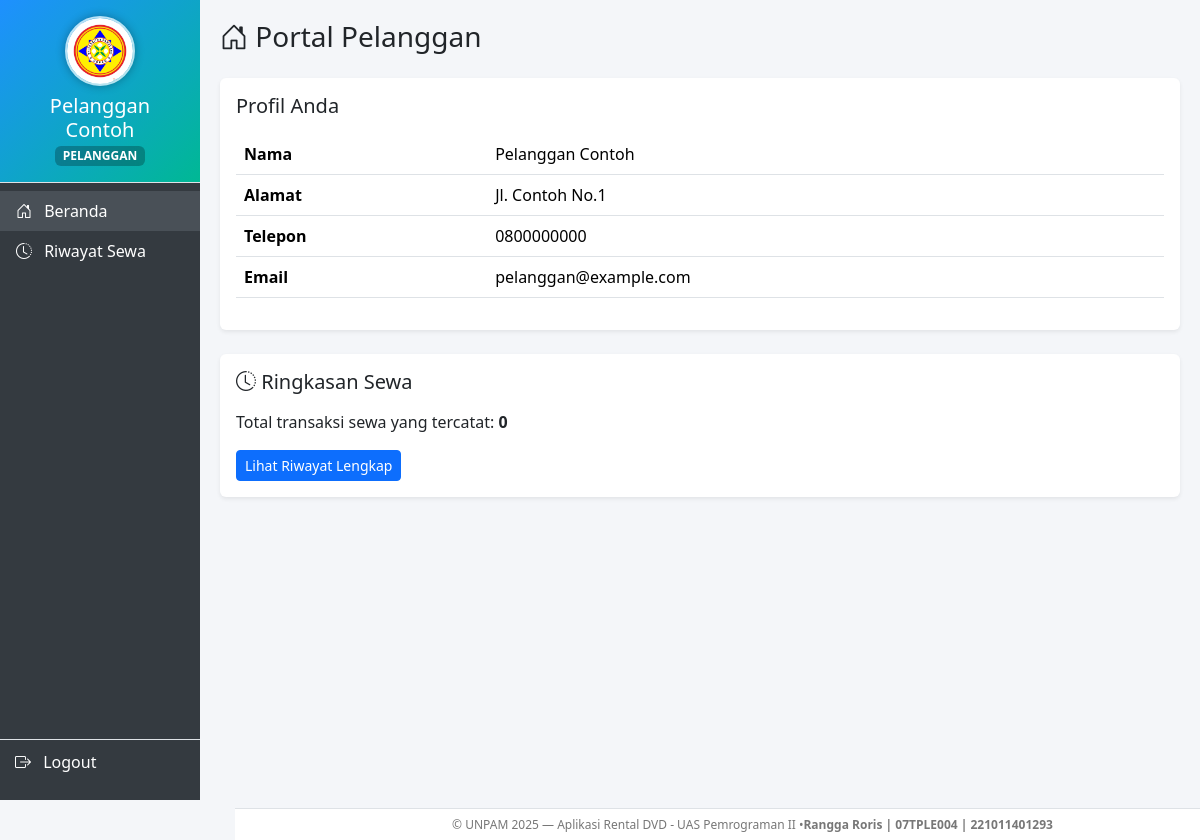
/pages/portal/index.php (signed in), run on the app's committed database.
### tables this page shows
CREATE TABLE pelanggan (
    id INT AUTO_INCREMENT PRIMARY KEY,
    user_id INT NULL,
    nama_pelanggan VARCHAR(100) NOT NULL,
    alamat TEXT,
    telepon VARCHAR(20),
    email VARCHAR(100),
    FOREIGN KEY (user_id) REFERENCES users(id)
);

### config/config.php (called while the page is built, shortened)
<?php
$projectRoot = str_replace('\\', '/', realpath(__DIR__ . '/..'));
$docRoot     = str_replace('\\', '/', realpath($_SERVER['DOCUMENT_ROOT'] ?? ''));
$base_url    = rtrim(str_replace($docRoot, '', $projectRoot), '/');
function base_url(string $path = ''): string {
    global $base_url;
    return $base_url . $path;
}

### pages/portal/index.php (the view, shortened to what this page needs)
<?php
require_once '../../config/config.php';
$user_id = $_SESSION['user_id'];
$stmt = $pdo->prepare("SELECT * FROM pelanggan WHERE user_id = :uid LIMIT 1");
$stmt->execute(['uid' => $user_id]);
$pel = $stmt->fetch(PDO::FETCH_ASSOC);
$pel_id = $pel['id'] ?? 0;
$countTrans = 0;
if ($pel_id) {
    $countStmt = $pdo->prepare("SELECT COUNT(*) FROM transaksi_sewa WHERE id_pelanggan = :pid");
    $countStmt->execute(['pid' => $pel_id]);
    $countTrans = $countStmt->fetchColumn();
}
include '../../layouts/header.php';
include '../../layouts/sidebar.php';
?>
<h3 class="mb-4"><i class="bi bi-house-door"></i> Portal Pelanggan</h3>
<?php if (!$pel): ?>
  <div class="alert alert-warning">
    Profil pelanggan belum dikaitkan dengan akun ini. Silakan hubungi petugas.
  </div>
<?php else: ?>
  <div class="card shadow-sm border-0 mb-4">
    <div class="card-body">
      <h5 class="card-title mb-3">Profil Anda</h5>
      <table class="table">
        <tr><th>Nama</th><td><?= htmlspecialchars($pel['nama_pelanggan']) ?></td></tr>
        <tr><th>Alamat</th><td><?= htmlspecialchars($pel['alamat']) ?></td></tr>
        <tr><th>Telepon</th><td><?= htmlspecialchars($pel['telepon']) ?></td></tr>
        <tr><th>Email</th><td><?= htmlspecialchars($pel['email']) ?></td></tr>
      </table>
    </div>
  </div>
  <div class="card shadow-sm border-0 mb-4">
    <div class="card-body">
      <h5 class="card-title mb-3"><i class="bi bi-clock-history"></i> Ringkasan Sewa</h5>
      <p>Total transaksi sewa yang tercatat: <strong><?= $countTrans ?></strong></p>
      <a href="<?= base_url('/pages/portal/riwayat.php') ?>" class="btn btn-primary btn-sm">Lihat Riwayat Lengkap</a>
    </div>
  </div>
<?php endif; ?>
<?php
include '../../layouts/footer.php';
?>

### layouts/header.php (style rules this page uses)
body { background-color: #f4f6f9; }
body { padding-bottom: 40px; }

### data on the page
pelanggan: nama_pelanggan "Pelanggan Contoh", alamat "Jl. Contoh No.1", telepon "0800000000", email "pelanggan@example.com"

### other printed values
$name "Pelanggan Contoh"
$role ?: 'TIDAK DIKETAHUI' "PELANGGAN"
$countTrans "0"
